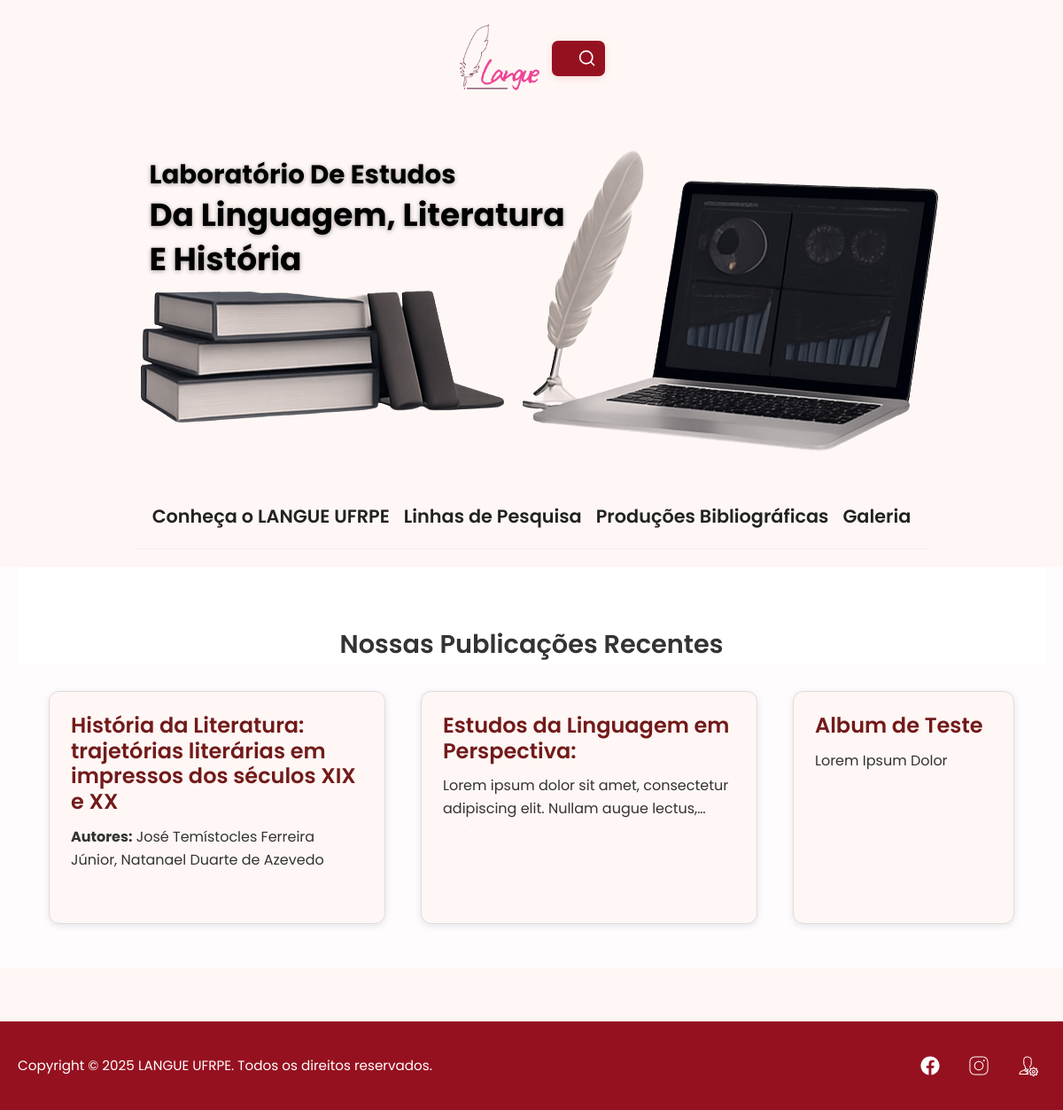
Before: / with the older database file.
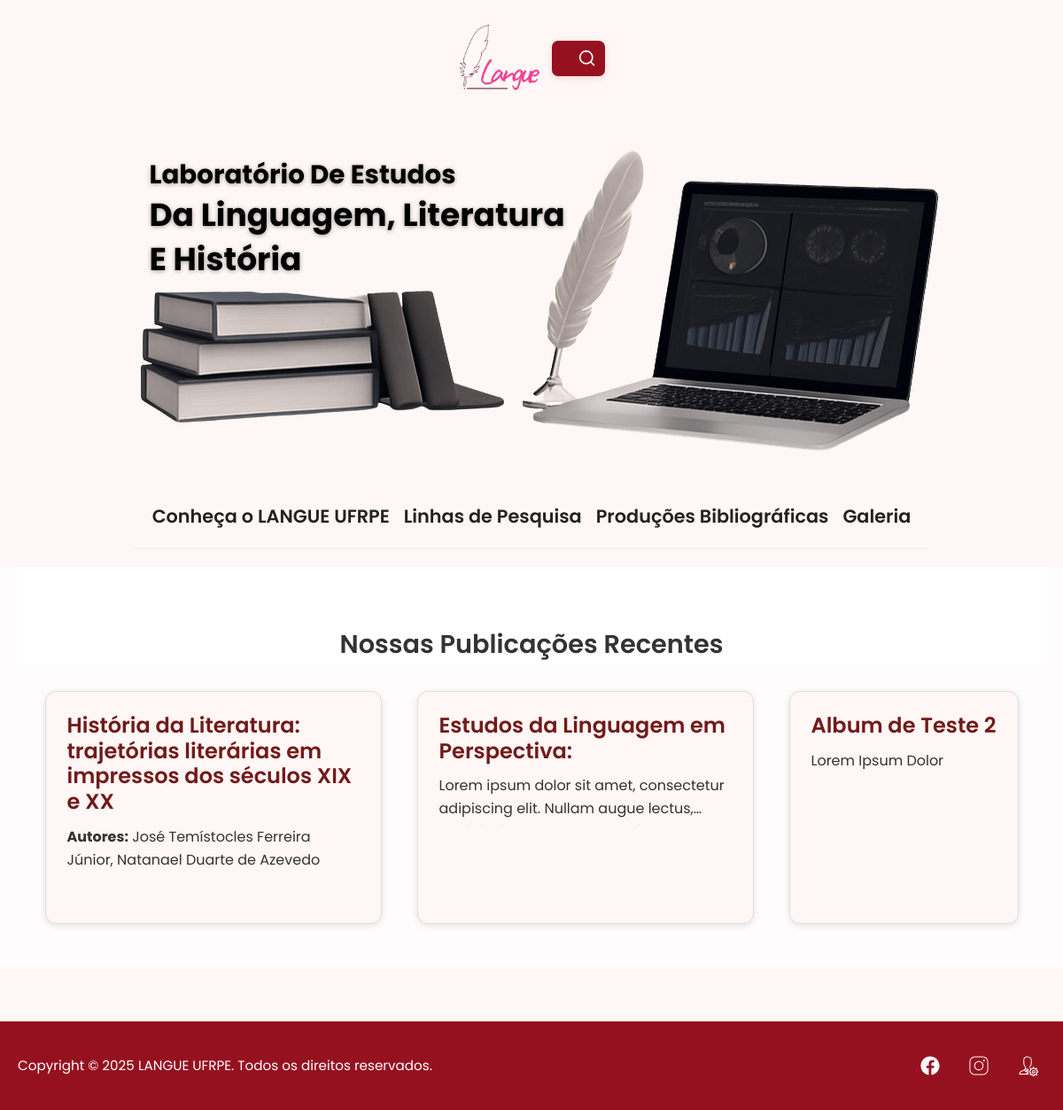
After: the same page with the newer database file.
### galeria/models.py (models this page shows, shortened)
class Album(models.Model):
    title = models.CharField(max_length=200, verbose_name="Título do Álbum")
    description = models.TextField(blank=True, null=True, verbose_name="Descrição")
    cover_image = models.ImageField(upload_to='galeria/covers/', verbose_name="Imagem de Capa")
    event_date = models.DateField(default=timezone.now, verbose_name="Data do Evento")
    created_at = models.DateTimeField(auto_now_add=True, verbose_name="Criado em")
    class Meta:
        verbose_name = "Álbum"
        verbose_name_plural = "Álbuns"
        ordering = ['-event_date']

### home/views.py (the view)
# urls.py: path('', views.home, name='index'),
def home(request):
    latest_producao = ProducaoBibliografica.objects.order_by('-ano_publicacao', '-id').first()
    latest_publicacao = PublicacaoPDF.objects.order_by('-ano_publicacao', '-id').first()
    latest_galeria = Album.objects.order_by('-created_at', '-id').first()
    context = {
        'latest_producao': latest_producao,
        'latest_publicacao': latest_publicacao,
        'latest_galeria': latest_galeria,
    }
    return render(request, 'home/index.html', context)

### templates/home/index.html (shortened to what the changed rows need)
{% load static %}
<!DOCTYPE html>
<html lang="pt-br">
<head>
    <link rel="stylesheet" href="https://stackpath.bootstrapcdn.com/bootstrap/4.5.2/css/bootstrap.min.css">
    <link rel="stylesheet" href="{% static 'styles/modular/home.css' %}">
    <link rel="stylesheet" href="{% static 'styles/modular/animations.css'%}">
    <link rel="stylesheet" href="{% static 'styles/modular/tablet.css'%}" media="screen and (min-width: 769px) and (max-width: 1024px)">
    <link rel="stylesheet" href="{% static 'styles/modular/mobile.css'%}" media="screen and (max-width: 768px)">
</head>
<body>
    <main role="main">
        <section class="featured-publications" id="publicacoes-destaque">
            <h2>Nossas Publicações Recentes</h2>
            <div class="cards-container">
                <a href="{% url 'galeria:detalhe' latest_galeria.id %}" aria-label="Ver mais sobre {{ latest_galeria.title }}" class="card-link">
                    <article class="card">
                        <h3>{{ latest_galeria.title }}</h3>
                        <p>{{ latest_galeria.description|default:"Sem descrição disponível." }}</p>
                        </article>
                </a>
            </div>
        </section>
    </main>
</body>
</html>

Changed rows visible on the page:
no longer on this page (row unchanged): Album: title "Album de Teste", description "Lorem Ipsum Dolor"
added Album: title "Album de Teste 2", description "Lorem Ipsum Dolor"
